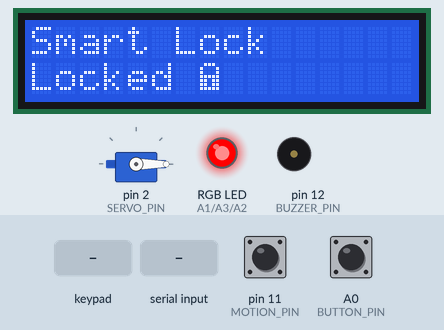
A sketch run on a simulated Arduino Uno, built with avr-gcc and run on an emulated ATmega328P. Shown: 16×2 character LCD, servo, an RGB LED mixed from three pins (HIGH = lit), buzzer (waves = sounding). Dashed ring = blinking. Inputs (shaded band) come from the test bench; at power-on: A0 (BUTTON_PIN) HIGH, pin 11 (MOTION_PIN) LOW.

Above: at 1.3 s.
1.4 s: A0 (BUTTON_PIN) pulled LOW for 0.15 s
At 2.1 s:
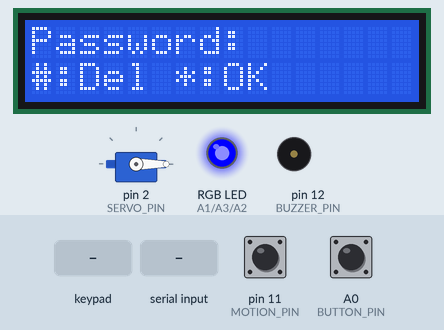
3.2 s: keypad keys 1 2 3 4 * pressed 0.4 s apart
At 6.0 s:
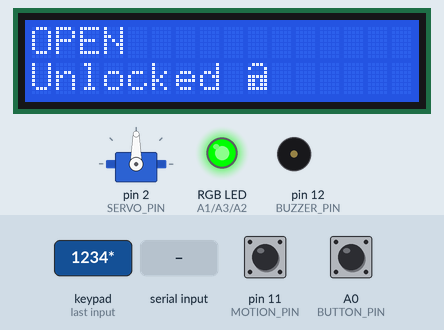
6.7 s: A0 (BUTTON_PIN) pulled LOW for 1 s
At 7.5 s:
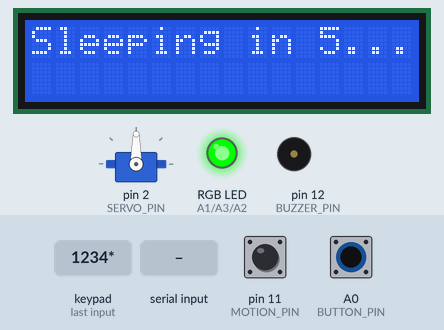
10.7 s: "P:\n" received over Serial
At 13.6 s:
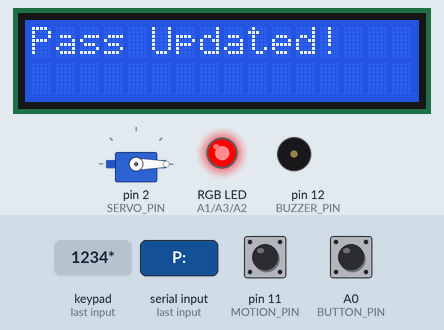
13.7 s: pin 11 (MOTION_PIN) pulled HIGH for 1 s
At 14.87 s:
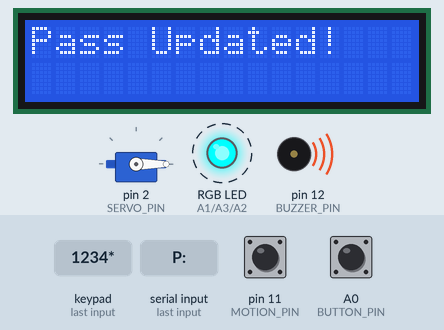
15.3 s: A0 (BUTTON_PIN) pulled LOW for 0.15 s
At 15.48 s:
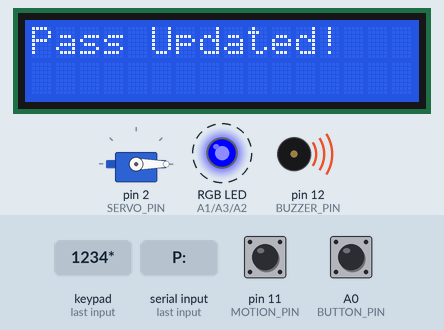
Timing chart, 0 to 18.0 s (numbered marks = the images above; inputs shaded):
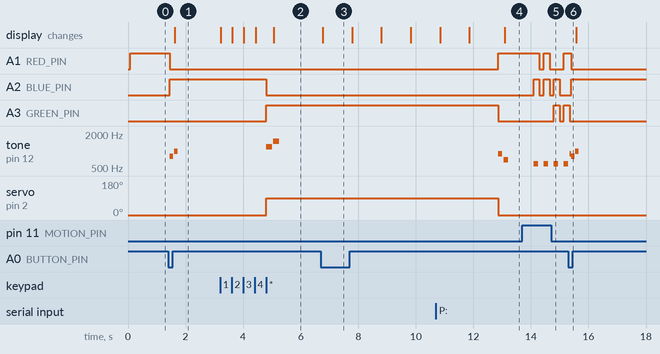

The sketch:

SmartLock_Lock.ino
```cpp
#include <Wire.h>
#include <LiquidCrystal_I2C.h>
#include <Keypad.h>
#include <Servo.h>

// ---------------- UART STATE ----------------
enum SystemState {
  ONLINE,
  OFFLINE,
  RESET
};

SystemState currentState = ONLINE;
SystemState lastState = ONLINE;
String receivedState = "";

// ---------------- LCD ----------------
LiquidCrystal_I2C lcd(0x27, 16, 2);

// Custom characters
byte lockIcon[8] = {
  B01110, B10001, B10001, B11111,
  B11011, B11011, B11111, B00000
};
byte unlockIcon[8] = {
  B01110, B10001, B00001, B11111,
  B11011, B11011, B11111, B00000
};

// ---------------- Pins ----------------
Servo lockServo;
const int SERVO_PIN = 2;

const int RED_PIN = A1;
const int BLUE_PIN = A2;
const int GREEN_PIN = A3;

const int BUTTON_PIN = A0;
const int BUZZER_PIN = 12;
const int MOTION_PIN = 11;

// ---------------- States ----------------
bool systemActive = false;
bool lastButtonState = HIGH;
bool isOpen = false;
bool wrongPassMode = false;

String inputPassword = "";
String correctPassword = "1234";

// ---------------- Keypad ----------------
const byte ROWS = 4;
const byte COLS = 4;

char keys[ROWS][COLS] = {
  { '1', '2', '3', 'A' },
  { '4', '5', '6', 'B' },
  { '7', '8', '9', 'C' },
  { '*', '0', '#', 'D' }
};

byte rowPins[ROWS] = { 10, 9, 8, 7 };
byte colPins[COLS] = { 6, 5, 4, 3 };

Keypad keypad = Keypad(makeKeymap(keys), rowPins, colPins, ROWS, COLS);

// ---------------- RGB ----------------
void setRGB(int r, int g, int b) {
  analogWrite(RED_PIN, r);
  analogWrite(GREEN_PIN, g);
  analogWrite(BLUE_PIN, b);
}

// ---------------- Buzzer Melodies ----------------
void melodyKeypadEnabled() { tone(BUZZER_PIN, 800, 120); delay(150); tone(BUZZER_PIN, 1000, 120); }
void melodyOpened()        { tone(BUZZER_PIN, 1200, 200); delay(250); tone(BUZZER_PIN, 1500, 200); }
void melodyWrongPass()     { tone(BUZZER_PIN, 400, 300); delay(350); tone(BUZZER_PIN, 300, 300); }
void melodyReturnFirst()   { tone(BUZZER_PIN, 900, 150); delay(200); tone(BUZZER_PIN, 700, 150); }
void melodyMotion()        { tone(BUZZER_PIN, 600, 150); delay(200); tone(BUZZER_PIN, 900, 150); }

// ---------------- NON-BLOCKING MOTION ALERT ----------------
bool motionBlinking = false;
unsigned long motionTimer = 0;
int motionStep = 0;

int motionColors[3][3] = {
  {255, 0, 255},   // Purple
  {0, 255, 255},   // Cyan
  {255, 255, 0}    // Yellow
};

void updateMotionAlert() {
  if (!motionBlinking) return;

  unsigned long now = millis();

  // ON phase (RGB + buzzer)
  if (motionStep % 2 == 0) {
    if (now - motionTimer >= 200) {
      setRGB(0, 0, 0);
      noTone(BUZZER_PIN);

      motionTimer = now;
      motionStep++;
    }
  }
  // OFF phase
  else {
    if (now - motionTimer >= 150) {
      int colorIndex = motionStep / 2;

      if (colorIndex < 3) {
        setRGB(
          motionColors[colorIndex][0],
          motionColors[colorIndex][1],
          motionColors[colorIndex][2]
        );
        melodyMotion();
      }

      motionTimer = now;
      motionStep++;
    }
  }

  // After 6 steps (3 ON + 3 OFF), finish
  if (motionStep >= 6) {
    motionBlinking = false;
    motionStep = 0;

    if (isOpen) setRGB(0, 255, 0);
    else if (systemActive) setRGB(0, 0, 255);
    else setRGB(255, 0, 0);
  }
}

// ---------------- Lock Control ----------------
void lock() {
  lockServo.write(0);
  setRGB(255, 0, 0);
  isOpen = false;
}

void unlock() {
  lockServo.write(90);
  setRGB(0, 255, 0);
  isOpen = true;
}

// ---------------- LCD Screens ----------------
void showSmartLockScreen() {
  lcd.clear();
  lcd.setCursor(0, 0);
  lcd.print("Smart Lock");
  lcd.setCursor(0, 1);
  lcd.print("Locked ");
  lcd.write(byte(0));
}

void showOpenScreen() {
  lcd.clear();
  lcd.setCursor(0, 0);
  lcd.print("OPEN");
  lcd.setCursor(0, 1);
  lcd.print("Unlocked ");
  lcd.write(byte(1));
}

void showPasswordScreen() {
  lcd.clear();
  lcd.setCursor(0, 0);
  lcd.print("Password: ");
  lcd.print(inputPassword);
  lcd.setCursor(0, 1);
  lcd.print("#:Del *:OK");
}

// ---------------- Sleep Delay ----------------
void sleepDelay() {
  for (int i = 5; i >= 0; i--) {
    lcd.clear();
    lcd.setCursor(0, 0);
    lcd.print("Sleeping in ");
    lcd.print(i);
    lcd.print("...");
    delay(1000);
  }
}

// ---------------- UART READ ----------------
void readUART() {
  while (Serial.available()) {
    char c = Serial.read();

    if (c == '\n') {
      if (receivedState.startsWith("S:")) {
        int stateValue = receivedState.substring(2).toInt();
        if (stateValue == 0) currentState = ONLINE;
        else if (stateValue == 1) currentState = OFFLINE;
        else if (stateValue == 2) currentState = RESET;
      }
      else if (receivedState.startsWith("P:")) {
        String newPass = receivedState.substring(2);
        newPass.trim();
        correctPassword = newPass;

        lcd.clear();
        lcd.print("Pass Updated!");
        delay(1000);
      }

      receivedState = "";
    } else {
      receivedState += c;
    }
  }
}

// ---------------- STATE ENTRY HANDLER ----------------
void handleStateChange() {
  if (currentState == ONLINE) {
    lockServo.attach(SERVO_PIN);
    lock();

    systemActive = false;
    inputPassword = "";
    wrongPassMode = false;

    showSmartLockScreen();
  }
  else if (currentState == OFFLINE) {
    lockServo.detach();
    setRGB(0, 0, 0);

    lcd.clear();
    lcd.setCursor(0, 0);
    lcd.print("SYSTEM OFF");
  }
  else if (currentState == RESET) {
    lockServo.detach();
    setRGB(0, 0, 0);

    lcd.clear();
  }
}

// ---------------- Setup ----------------
void setup() {
  Serial.begin(9600);

  lcd.init();
  lcd.backlight();
  lcd.createChar(0, lockIcon);
  lcd.createChar(1, unlockIcon);

  pinMode(BUTTON_PIN, INPUT_PULLUP);
  pinMode(MOTION_PIN, INPUT_PULLUP);

  pinMode(RED_PIN, OUTPUT);
  pinMode(GREEN_PIN, OUTPUT);
  pinMode(BLUE_PIN, OUTPUT);

  lockServo.attach(SERVO_PIN);

  handleStateChange();
}

// ---------------- Loop ----------------
void loop() {

  readUART();

  if (currentState != lastState) {
    handleStateChange();
    lastState = currentState;
  }

  if(currentState != ONLINE && isOpen){
    lockServo.attach(SERVO_PIN);
    lock();
  }

  if (currentState == OFFLINE) return;

  if (currentState == RESET) {
    lcd.setCursor(0, 0);
    lcd.print("Reset Mode     ");
    lcd.setCursor(0, 1);
    lcd.print("Enter New Pass ");

    char key = keypad.getKey();
    if (key) Serial.write(key);
    return;
  }

  // -------- Motion Sensor (ONLINE + Smart Lock only) --------
  if (!systemActive && !isOpen) {
    if (!motionBlinking && digitalRead(MOTION_PIN) == HIGH) {
      motionBlinking = true;
      motionTimer = millis();
      motionStep = 0;

      // Start first blink immediately
      setRGB(
        motionColors[0][0],
        motionColors[0][1],
        motionColors[0][2]
      );
      melodyMotion();
    }
  }

  // -------- Button Handling --------
  bool buttonState = digitalRead(BUTTON_PIN);

  if (buttonState == LOW && lastButtonState == HIGH) {
    delay(50);

    if (isOpen) {
      sleepDelay();
      lock();
      systemActive = false;
      inputPassword = "";
      wrongPassMode = false;
      melodyReturnFirst();
      showSmartLockScreen();
    } else {
      systemActive = !systemActive;

      if (systemActive) {
        setRGB(0, 0, 255);
        inputPassword = "";
        wrongPassMode = false;
        melodyKeypadEnabled();
        showPasswordScreen();
      } else {
        sleepDelay();
        lock();
        melodyReturnFirst();
        showSmartLockScreen();
      }
    }
  }
  lastButtonState = buttonState;

  if (isOpen) {
    updateMotionAlert();
    return;
  }

  char key = keypad.getKey();
  if (!systemActive || !key) {
    updateMotionAlert();
    return;
  }

  // -------- Wrong Password Mode --------
  if (wrongPassMode) {
    if (key == '*') {
      wrongPassMode = false;

      if (inputPassword == correctPassword) {
        unlock();
        melodyOpened();
        showOpenScreen();
      } else {
        lcd.clear();
        lcd.print("Wrong Pass");
        melodyWrongPass();
        lock();
        delay(1500);
        setRGB(0, 0, 255);
        inputPassword = "";
        showPasswordScreen();
      }
    }
    else if (key == '#') {
      if (inputPassword.length() > 0)
        inputPassword.remove(inputPassword.length() - 1);
      showPasswordScreen();
    }
    else {
      inputPassword += key;
      showPasswordScreen();
    }

    updateMotionAlert();
    return;
  }

  // -------- Normal Mode --------
  if (key == '*') {
    if (inputPassword == correctPassword) {
      unlock();
      melodyOpened();
      showOpenScreen();
    } else {
      lcd.clear();
      lcd.print("Wrong Pass");
      melodyWrongPass();
      lock();
      wrongPassMode = true;
      delay(1500);
      setRGB(0, 0, 255);
      inputPassword = "";
      showPasswordScreen();
    }
  }
  else if (key == '#') {
    if (inputPassword.length() > 0)
      inputPassword.remove(inputPassword.length() - 1);
    showPasswordScreen();
  }
  else {
    inputPassword += key;
    showPasswordScreen();
  }

  updateMotionAlert();
}
```

Measured:
- after the input at 1.4 s, A1 (RED_PIN): HIGH → LOW after 0.05 s; A2 (BLUE_PIN): LOW → HIGH after 0.05 s; tone on pin 12 (BUZZER_PIN): silent → 800 Hz after 0.05 s, → silent 0.12 s later, → 1000 Hz 0.03 s later, → silent 0.12 s later; the display: changes after 0.22 s (image 1)
- after the input at 3.2 s, A2 (BLUE_PIN): HIGH → LOW after 1.6 s; A3 (GREEN_PIN): LOW → HIGH after 1.6 s; tone on pin 12 (BUZZER_PIN): silent → 1200 Hz after 1.6 s, → silent 0.20 s later, → 1500 Hz 0.05 s later, → silent 0.20 s later; servo on pin 2 (SERVO_PIN): 0° → 90° after 1.6 s; the display: first changes at once (image 2 shows a later state)
- after the input at 6.7 s, the display: changes after 0.07 s (image 3)
- after the input at 10.7 s, the display: first differs from a run without the input after 2.4 s (image 4)
- after the input at 13.7 s, A1 (RED_PIN): HIGH → LOW after 0.60 s, → HIGH 0.15 s later, → LOW 0.20 s later, → HIGH 0.50 s later; A2 (BLUE_PIN): alternates HIGH for 0.20 s and LOW for 0.15 s, starting after 0.40 s
- after the input at 15.3 s, A1 (RED_PIN): HIGH → LOW after 0.10 s; A2 (BLUE_PIN): LOW → HIGH after 0.10 s
